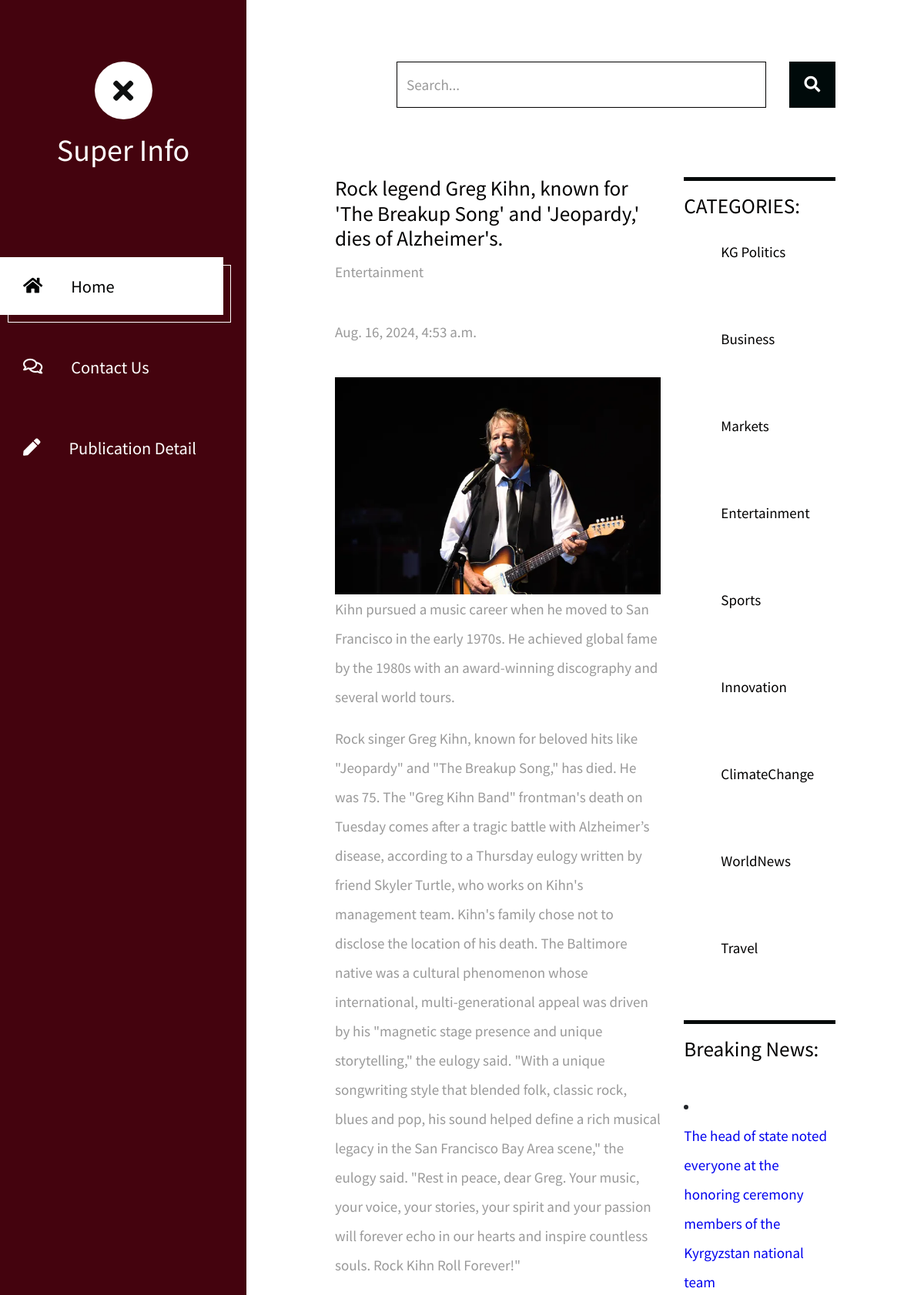
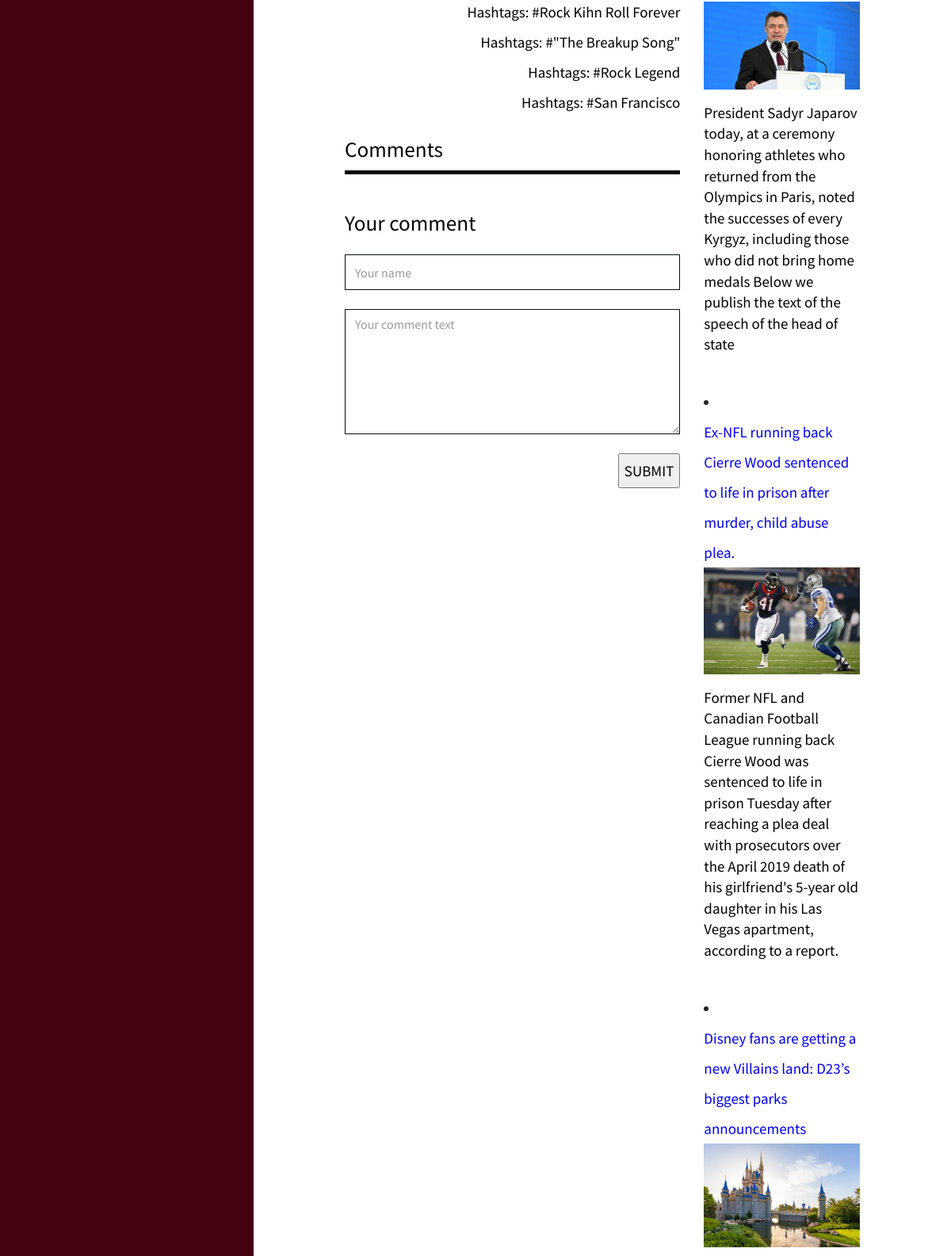
The app's page /publication-detail/3/ (upper part) with its own data (2 pictures, top to bottom).
### blog/models.py (models this page shows, shortened)
class Publication(models.Model):
    category = models.ForeignKey(Category, on_delete=models.SET_NULL, related_name="publications", null=True)
    hashtags = models.ManyToManyField(Hashtag, related_name='publications')
    title = models.TextField(verbose_name='название')
    short_description = models.TextField(verbose_name='короткое описание')
    full_description = models.TextField(verbose_name='полное описание', default=None)
    image = models.ImageField(verbose_name='изображение',null=True)
    created_at = models.DateTimeField(auto_now_add=True, null=True)
    is_active = models.BooleanField(default=True)
    class Meta:
        verbose_name_plural = 'Публикации'
        verbose_name = 'Публикация'

class Category(models.Model):
    title = models.TextField()
    class Meta:
        verbose_name_plural = 'Категории публикаций'
        verbose_name = 'Категория публикации'

class Hashtag(models.Model):
    title = models.TextField()
    class Meta:
        verbose_name_plural = 'Хештеги'
        verbose_name = 'Хештег'

### blog/views.py (the view)
# urls.py: path('publication-detail/<int:pk>/', PublicationDetailView.as_view(), name='publication-detail-url'),
class PublicationDetailView(TemplateView):
    template_name = 'publication-detail.html'
    def get_context_data(self,  **kwargs):
        publication_pk = kwargs['pk']
        context = {
            'publication': Publication.objects.get(id=publication_pk),
            'related_publications': Publication.objects.filter(is_active=True).exclude(id=publication_pk),
            'category_list': Category.objects.all(),
        }
        return context

### templates/publication-detail.html (shortened to what this page needs)
{% extends 'base.html' %}
{% load static %}
{% block content %}
<body>
            <div class="row tm-row">
                <div class="col-lg-8 tm-post-col">
                    <div class="tm-post-full">
                        <div class="mb-4">
                            <h2 class="pt-2 tm-color-primary tm-post-title">{{ publication.title }}</h2>
                            <p class="tm-mb-40">{{ publication.category.title }}</p>
                            <p class="tm-mb-40">{{ publication.created_at }}</p>
                            <img src="{{ publication.image.url }}" alt="Image" class="img-fluid">
                            <p>{{ publication.short_description }}</p>
                            <p>{{ publication.full_description }}</p>
                            {% for item in publication.hashtags.all %}
                            <span class="d-block text-right tm-color-primary">Hashtags: #{{ item.title }}
                            </span>
                            {% endfor %}
                        </div>
                        <div>
                            <h2 class="tm-color-primary tm-post-title">Comments</h2>
                            <hr class="tm-hr-primary tm-mb-45">
                            <form method="POST" action="create-comment/">
                                <h2 class="tm-color-primary tm-post-title mb-4">Your comment</h2>
                                <div class="mb-4">
                                    <input class="form-control" name="author_name" type="text" placeholder="Your name">
                                </div>
                                <div class="mb-4">
                                    <textarea class="form-control" name="comment_text" rows="6" placeholder="Your comment text"></textarea>
                                </div>
                                <div class="text-right">
                                    <input type="submit" value="SUBMIT">
                                </div>
                            </form>
                        </div>
                    </div>
                </div>
                <aside class="col-lg-4 tm-aside-col">
                    <div class="tm-post-sidebar">
                        <hr class="mb-3 tm-hr-primary">
                        <h2 class="mb-4 tm-post-title tm-color-primary">CATEGORIES:</h2>
                        {% for item in category_list %}
                        <ul class="tm-mb-75 pl-5 tm-category-list">
                            <li><a href="" class="tm-color-primary">{{ item.title }}</a></li>
                        </ul>
                        {% endfor %}
                        <hr class="mb-3 tm-hr-primary">
                        <h2 class="tm-mb-40 tm-post-title tm-color-primary">Breaking News:</h2>
                        {% for publication in related_publications %}
                        <li><a href="{ url 'publication-detail-url' publication.id %}" class="d-block tm-mb-40">{{ publication.title }}
                            <figure>
                                <img src="{{ publication.image.url }}" alt="Image" class="mb-3 img-fluid">
                                <figcaption class="tm-color-primary">{{ publication.short_description }}</figcaption>
                            </figure>
                        </a>
                        </li>
                        {% endfor %}
                    </div>
                </aside>
            </div>
        </main>
    </div>
</body>
{% endblock %}

### assets/css/templatemo-xtra-blog.css (style rules this page uses)
html { overflow-x: hidden; }
body { margin: 0; padding: 0; font-family: 'Source Sans Pro', sans-serif; font-size: 19px; line-height: 2em; overflow-x: hidden; }
p, span { color: #999; }
hr { border-top-color: #CCC; margin-top: 10px; margin-bottom: 10px; }
.form-control::placeholder { color: #999; }
.tm-row { max-width: 980px; justify-content: space-between; }
ul { margin: 0; padding: 0; }
.tm-post-title { font-size: 1.7rem; transition: all 0.3s ease; }
hr.tm-hr-primary { border-top: 5px solid #060a0a; }
.form-control { height: 45px; border-color: #090e0e; border-radius: 0; }
.tm-category-list { list-style-type: none; }
figure { margin: 0; }
figcaption { line-height: 1.4; }
.tm-post-full { max-width: 700px; }
.tm-post-sidebar { max-width: 280px; margin-left: auto; margin-right: 0; }
.tm-mb-40 { margin-bottom: 40px; }
.tm-mb-45 { margin-bottom: 45px; }
.tm-mb-75 { margin-bottom: 75px; }
.tm-color-primary, span.tm-color-primary { color: #020101; }

### records on screen
Publication: title "Rock legend Greg Kihn, known for 'The Breakup Song' and 'Jeopardy,' dies of Alzheimer's.", category "Entertainment", created_at "Aug. 16, 2024, 4:53 a.m.", image (picture), short_description "Kihn pursued a music career when he moved to San Francisco in the early 1970s. He achieved global fame by the 1980s with an award-winning discography and several world tours.", full_description "Rock singer Greg Kihn, known for beloved hits like \"Jeopardy\" and \"The Breakup Song,\" has died. He was 75. The \"Greg Kihn Band\" frontman's death on Tuesday comes after a tragic battle with Alzheimer’s disease, according to a Thursday eulogy written by friend Skyler Turtle, who works on Kihn's management team. Kihn's family chose not to disclose the location of his death. The Baltimore native was a cultural phenomenon whose international, multi-generational appeal was driven by his \"magnetic stage presence and unique storytelling,\" the eulogy said. \"With a unique songwriting style that blended folk, classic rock, blues and pop, his sound helped define a rich musical legacy in the San…"
Hashtag: title "Rock Kihn Roll Forever"
Hashtag: title "\"The Breakup Song\""
Hashtag: title "Rock Legend"
Hashtag: title "San Francisco"
Category: title "KG Politics"
Category: title "Business"
Category: title "Markets"
Category: title "Entertainment"
Category: title "Sports"
Category: title "Innovation"
Category: title "ClimateChange"
Category: title "WorldNews"
Category: title "Travel"
Publication: title "The head of state noted everyone at the honoring ceremony members of the Kyrgyzstan national team", image (picture), short_description "President Sadyr Japarov today, at a ceremony honoring athletes who returned from the Olympics in Paris, noted the successes of every Kyrgyz, including those who did not bring home medals Below we publish the text of the speech of the head of state"
Publication: title "Ex-NFL running back Cierre Wood sentenced to life in prison after murder, child abuse plea.", image (picture), short_description "Former NFL and Canadian Football League running back Cierre Wood was sentenced to life in prison Tuesday after reaching a plea deal with prosecutors over the April 2019 death of his girlfriend's 5-year old daughter in his Las Vegas apartment, according to a report."
Publication: title "Disney fans are getting a new Villains land: D23’s biggest parks announcements", image (picture)
